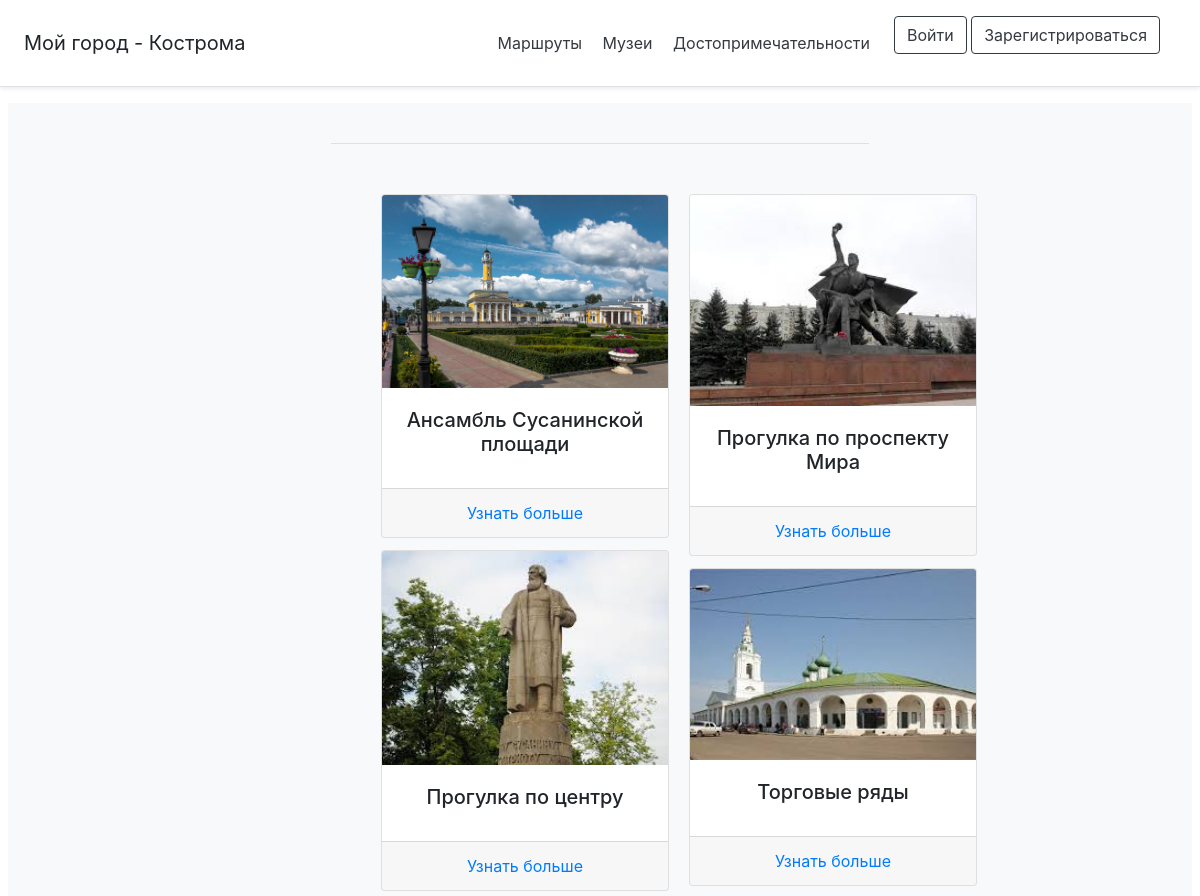
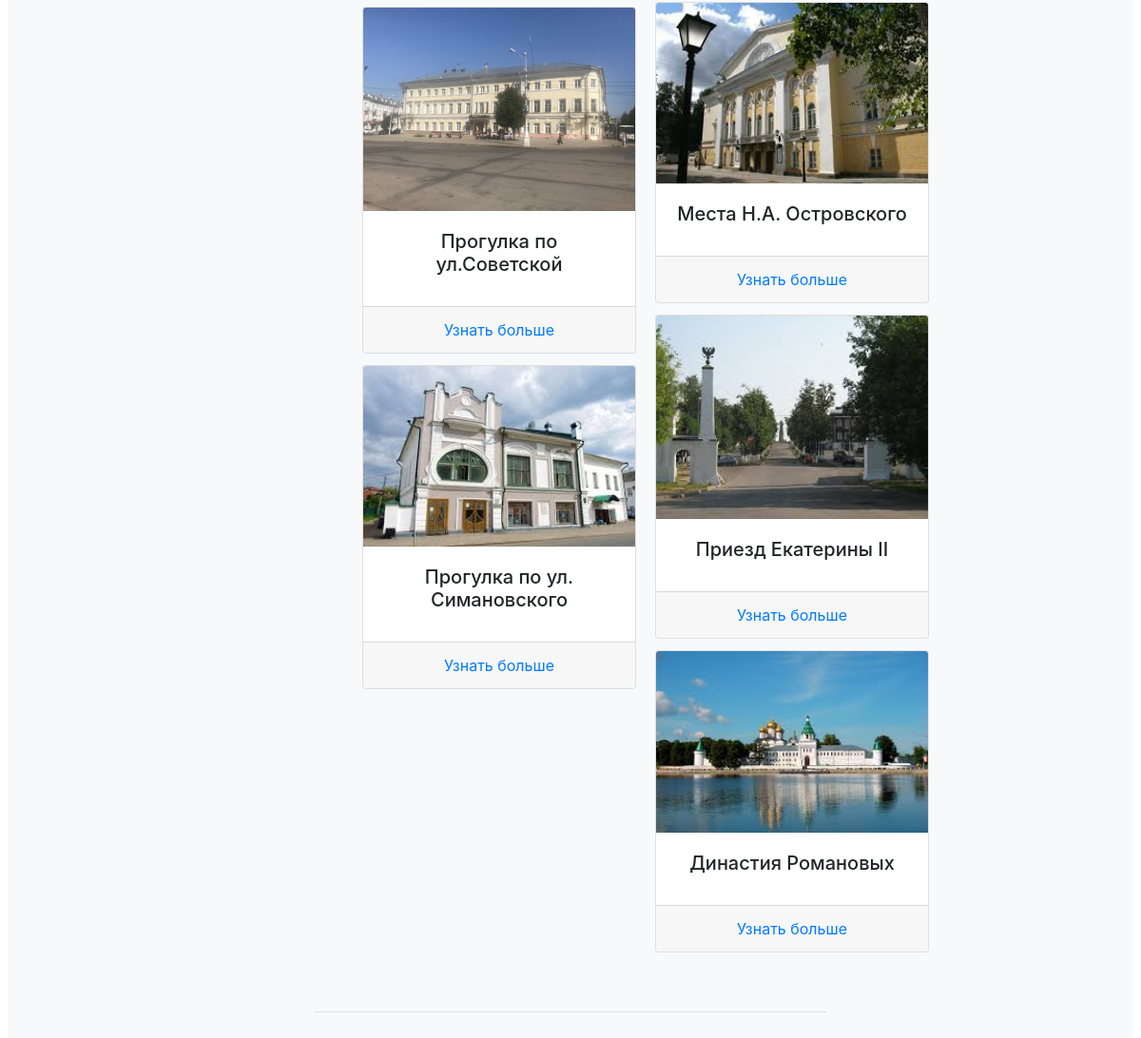
/kostroma_routes, run on an earlier commit of the app's database (2 pictures, top to bottom).
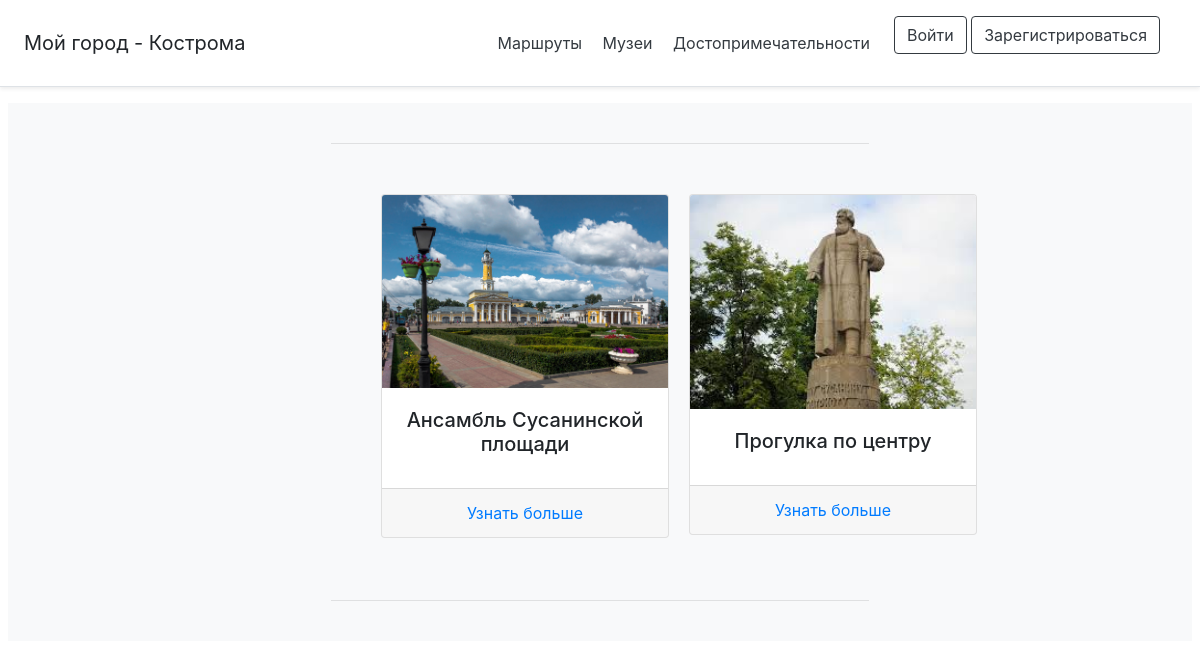
And on a later commit of the database.
### data/routes.py (models this page shows)
class Routes(SqlAlchemyBase):
    __tablename__ = 'routes'
    id = sqlalchemy.Column(sqlalchemy.Integer,
                           primary_key=True, autoincrement=True)
    title = sqlalchemy.Column(sqlalchemy.String, nullable=True)
    content = sqlalchemy.Column(sqlalchemy.String, nullable=True)
    image = sqlalchemy.Column(sqlalchemy.String, nullable=True)
    building = orm.relation("Building", back_populates='routes')

### main.py (the view)
@app.route('/kostroma_routes')
def routes():
    session = db_session.create_session()
    b = session.query(Routes).all()
    return render_template('route.html', title='Прогулки по Костроме', items=b)

### data/db_session.py (called while the page is built)
def create_session() -> Session:
    global __factory
    return __factory()

### templates/route.html
{% extends "base.html" %}
{% block content %}
<div class="container-fluid" style="margin:50px;">
        <div class="row" >
            <div class="card-columns">
            {% for item in items %}
             <div class="card" style="width: 18rem;">
                    <img class="card-img-top" src={{item.image}} alt="Card image cap">
                    <div class="card-body">
                    <h5 class="card-title">{{item.title}}</h5>
                   </div>
                  <div class="card-footer">
                      <a href="{{url_for('slider', rout_id=item.id)}}" class="card-link">Узнать больше</a>
                  </div>
            </div>
        {% endfor %}
        </div>
    </div>
</div>
{% endblock %}

What changed in the data, as far as the page shows it:
removed Routes: image (picture), title "Прогулка по ул.Советской"
removed Routes: image (picture), title "Прогулка по ул. Симановского"
removed Routes: image (picture), title "Прогулка по проспекту Мира"
removed Routes: image (picture), title "Торговые ряды"
removed Routes: image (picture), title "Места Н.А. Островского"
removed Routes: image (picture), title "Приезд Екатерины II"
removed Routes: image (picture), title "Династия Романовых"
